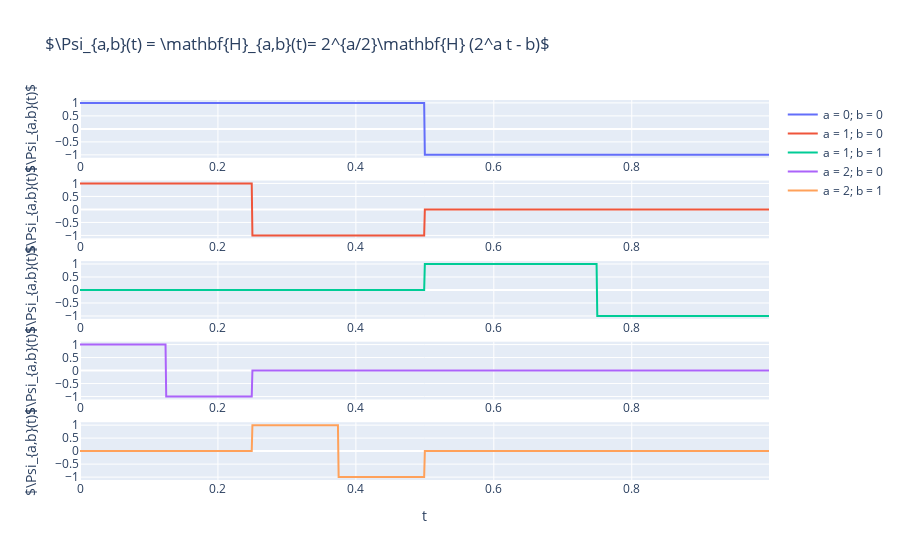

Notebook cell for this chart:
### Code cell
# Plot some haar wavelet functions

import numpy as np
from plotly.subplots import make_subplots
import plotly.graph_objects as go

xgrid = np.arange(0,1,0.001)

params = [(0,0), (1,0), (1,1), (2,0), (2,1)]
subtitles = ["a = " + str(int(k[0])) + "; b = " + str(int(k[1])) for k in params]
fig = make_subplots(rows=len(params), cols=1)



# Plot child psi_{a,b}
for k in range(len(params)):
    psi = haarMinion(params[k][0],params[k][1])
    minion = [psi(t) for t in xgrid]

    fig.add_trace(go.Scatter(x = xgrid, y = minion,
                            name = "a = " + str(int(params[k][0])) + "; b = " + str(int(params[k][1]))),
                 row = k+1, col = 1)
    fig.update_yaxes(title_text = r"$\Psi_{a,b}(t)$")




fig.update_xaxes(title_text = "t", row = len(params))

fig.update_layout(title_text = r"$\Psi_{a,b}(t) = \mathbf{H}_{a,b}(t)= 2^{a/2}\mathbf{H} (2^a t - b)$")
fig.show()

### Figure 1 — Plotly figure (JSON) as saved in the notebook; plotly's stock layout.template omitted (floating-point values rounded to 4 significant figures; data arrays with more than 128 entries replaced by an {"elided": "..."} marker saying what was removed)
{"data": [{"name": "a = 0; b = 0", "type": "scatter", "x": {"elided": "1000 float values"}, "xaxis": "x", "y": {"elided": "1000 int values"}, "yaxis": "y"}, {"name": "a = 1; b = 0", "type": "scatter", "x": {"elided": "1000 float values"}, "xaxis": "x2", "y": {"elided": "1000 int values"}, "yaxis": "y2"}, {"name": "a = 1; b = 1", "type": "scatter", "x": {"elided": "1000 float values"}, "xaxis": "x3", "y": {"elided": "1000 int values"}, "yaxis": "y3"}, {"name": "a = 2; b = 0", "type": "scatter", "x": {"elided": "1000 float values"}, "xaxis": "x4", "y": {"elided": "1000 int values"}, "yaxis": "y4"}, {"name": "a = 2; b = 1", "type": "scatter", "x": {"elided": "1000 float values"}, "xaxis": "x5", "y": {"elided": "1000 int values"}, "yaxis": "y5"}], "layout": {"title": {"text": "$\\Psi_{a,b}(t) = \\mathbf{H}_{a,b}(t)= 2^{a/2}\\mathbf{H} (2^a t - b)$"}, "xaxis": {"anchor": "y", "domain": [0, 1]}, "xaxis2": {"anchor": "y2", "domain": [0, 1]}, "xaxis3": {"anchor": "y3", "domain": [0, 1]}, "xaxis4": {"anchor": "y4", "domain": [0, 1]}, "xaxis5": {"anchor": "y5", "domain": [0, 1], "title": {"text": "t"}}, "yaxis": {"anchor": "x", "domain": [0.848, 1], "title": {"text": "$\\Psi_{a,b}(t)$"}}, "yaxis2": {"anchor": "x2", "domain": [0.636, 0.788], "title": {"text": "$\\Psi_{a,b}(t)$"}}, "yaxis3": {"anchor": "x3", "domain": [0.424, 0.576], "title": {"text": "$\\Psi_{a,b}(t)$"}}, "yaxis4": {"anchor": "x4", "domain": [0.212, 0.364], "title": {"text": "$\\Psi_{a,b}(t)$"}}, "yaxis5": {"anchor": "x5", "domain": [0, 0.152], "title": {"text": "$\\Psi_{a,b}(t)$"}}}}
